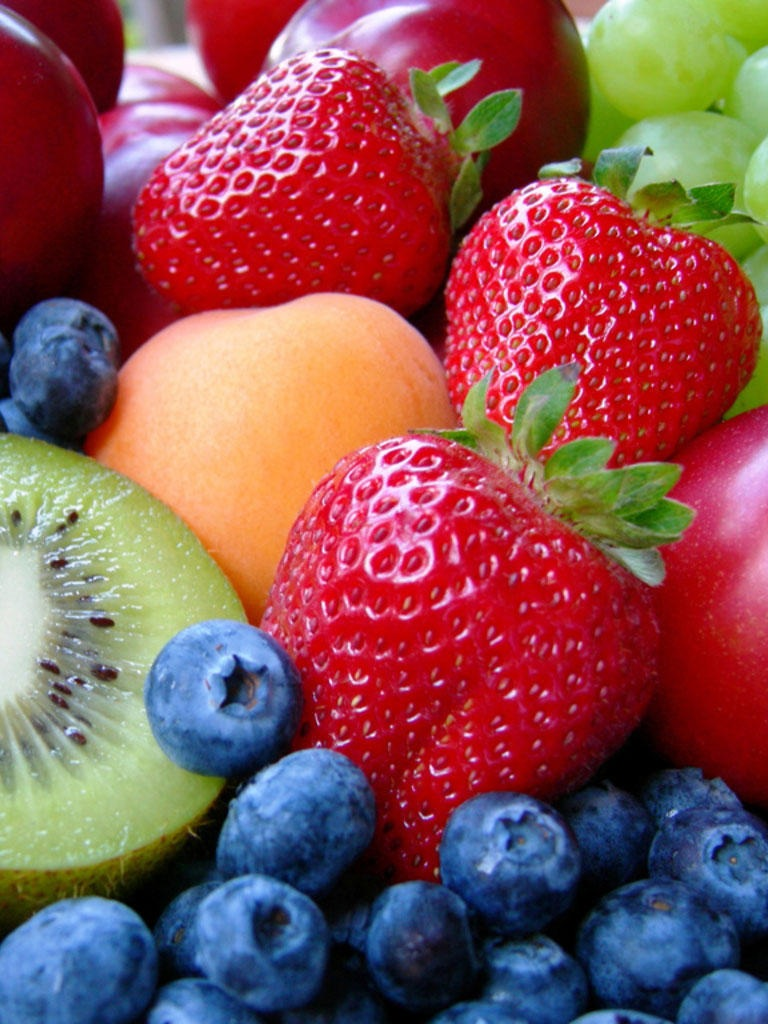
#> input picture demo 16 - video (cv2)/1 - images /fruit.jpg, 768 x 1024 px, found by its file name
$ python find_blue_in_image.py
#> lines starting #> are read from the running program, lines starting #| are printed output that depends on the picture; after the words box and inside, x2 and y2 are one past the last pixel; in counts of white or black regions, pixels touching at a corner belong together
# find_blue_in_image.py
# Detect pixels similar to a prescribed color.
# This can be done usg HSV color space.

import cv2
import numpy as np

img = cv2.imread('fruit.jpg', 1)
#> img is the input picture: shape (1024, 768, 3); mean B, G, R 84.4, 81.9, 136.7
# 1 : import image in color

# Convert to different color space
img_hsv = cv2.cvtColor(img, cv2.COLOR_BGR2HSV)
#> img_hsv: shape (1024, 768, 3); mean H, S, V 100.3, 173.7, 159.6

print(type(img_hsv))
#| <class 'numpy.ndarray'>
print(img_hsv.shape)
#| (1024, 768, 3)
print(img_hsv.dtype)
#| uint8

blue = np.uint8([[[255, 0, 0]]])   # 3D array
blue_hsv = cv2.cvtColor(blue, cv2.COLOR_BGR2HSV)
h = blue_hsv[0,0,0]
print('Blue in HSV color space:', blue_hsv)
print('Hue = ', h)   # see that h = 120

# print('Blue_hsv: ', blue_hsv)
# print('blue:', blue)

lower = np.array([h-20, 50, 50])
upper = np.array([h+20, 255, 255])
print('lower = ', lower)
print('upper = ', upper)

# quit()

# Determine binary mask
blue_mask = cv2.inRange(img_hsv, lower, upper)
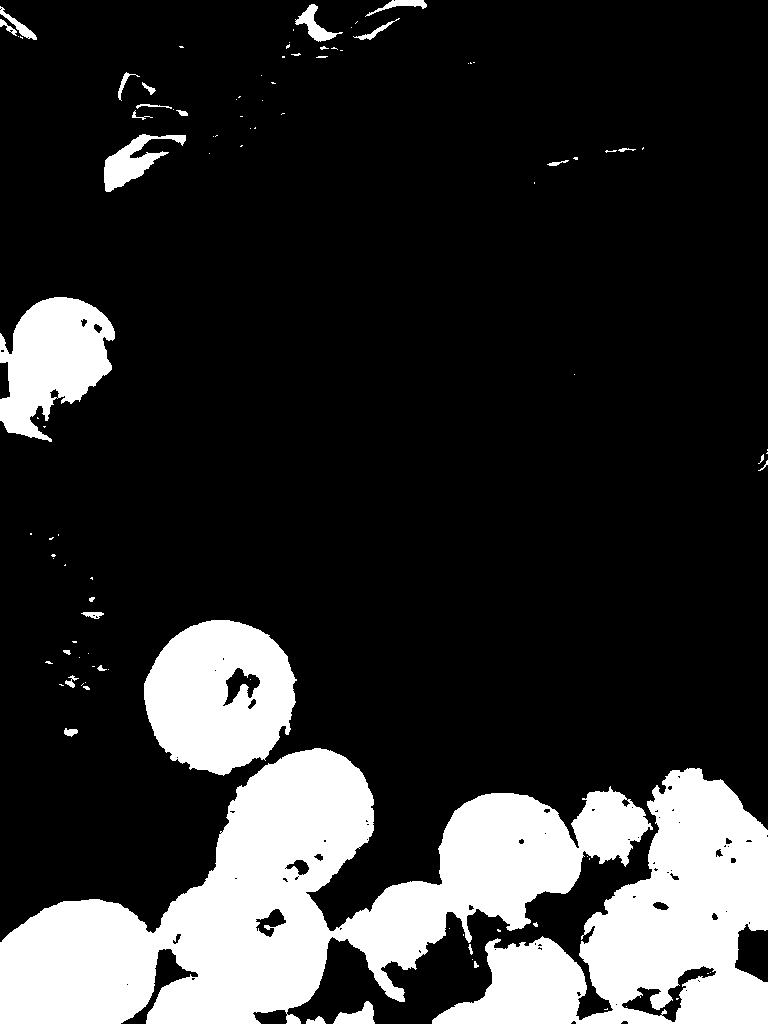
#> blue_mask: shape (1024, 768); 19.4% white; 99 white regions (68 under 20 px), largest, box (x1, y1, x2, y2) and area: (0, 748, 653, 1024) 78924, (432, 768, 768, 1024) 40653, (144, 620, 297, 776) 17274

# Apply mask to color image
output = cv2.bitwise_and(img, img, mask = blue_mask)
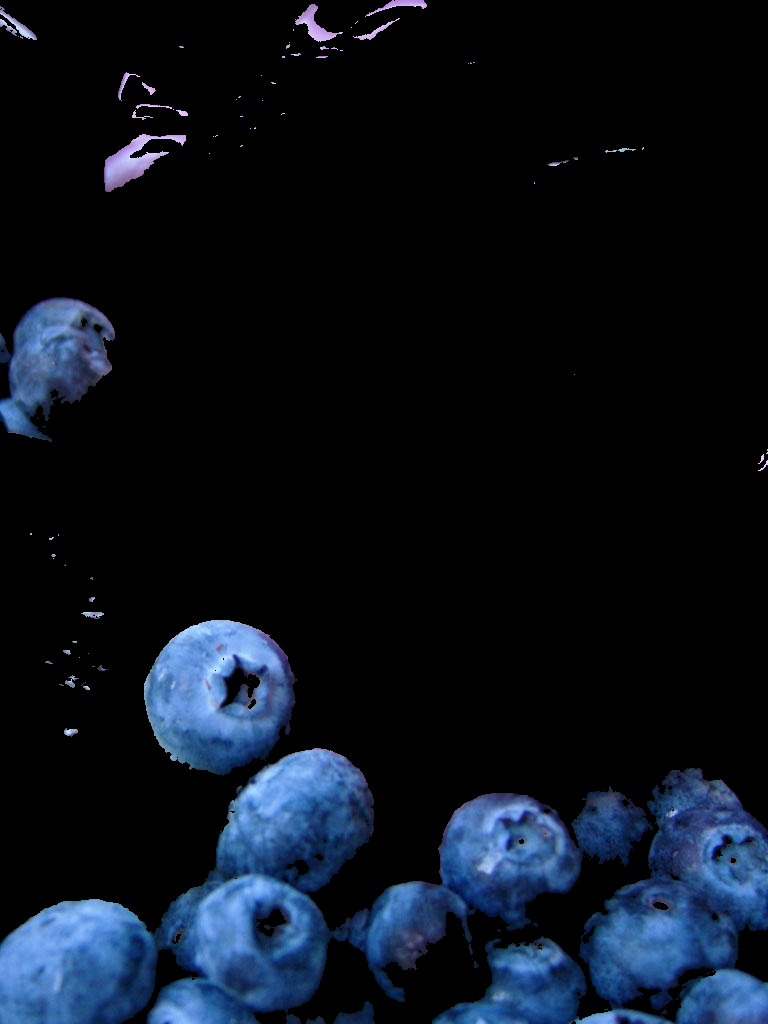
#> output: shape (1024, 768, 3); mean B, G, R 28.2, 17.9, 10.9

# Show images:
cv2.imshow('Original image', img)
cv2.imshow('Mask', blue_mask)
cv2.imshow('Segmented image', output)

print('Switch to images. Then press any key to stop')

cv2.waitKey(0)
cv2.destroyAllWindows()

# Write the image to a file
cv2.imwrite('fruit_mask.jpg', blue_mask)
cv2.imwrite('fruit_blue.jpg', output)


# Reference
# http://docs.opencv.org/3.2.0/df/d9d/tutorial_py_colorspaces.html
